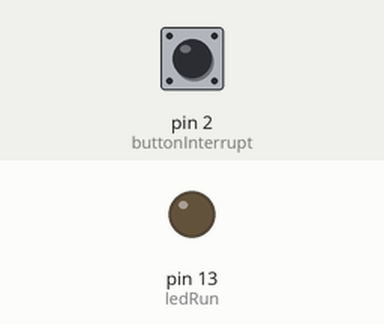
Recording of a sketch running on a simulated Arduino Uno, built with avr-gcc and run on an emulated ATmega328P. Parts: output pins drawn as LEDs (lit = HIGH). Inputs (shaded band) come from the test bench; at power-on: pin 2 (buttonInterrupt) HIGH.

Above: at 1.2 s.
1.3 s: pin 2 (buttonInterrupt) pulled LOW for 0.15 s
At 1.9 s:
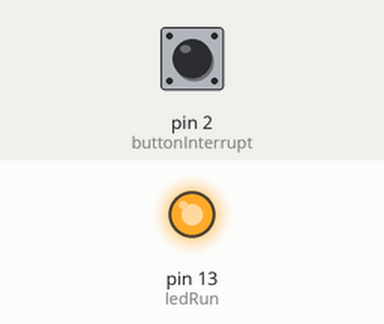
2.9 s: pin 2 (buttonInterrupt) pulled LOW for 1 s
At 4.3 s:
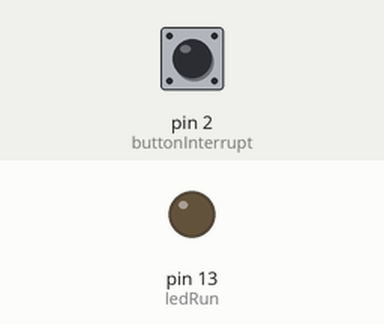
5.4 s: pin 2 (buttonInterrupt) pulled LOW for 3.2 s
At 6.2 s:
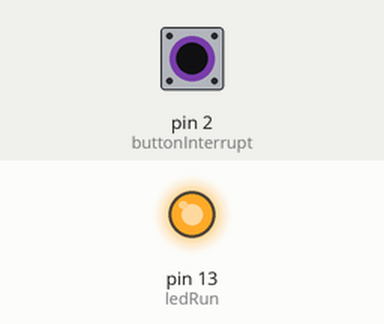
Timing chart, 0 to 8.4 s (numbered marks = the images above; inputs shaded):
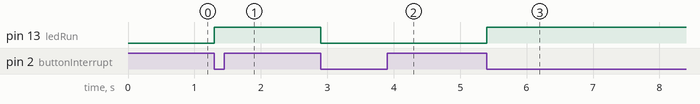

The sketch:

POC_Interrupt.ino
```cpp
int ledRun=13;
int buttonInterrupt=2;

bool ledStatus = false;

void setup(){
  pinMode(ledRun,OUTPUT);
  pinMode(buttonInterrupt,INPUT_PULLUP);
  attachInterrupt(digitalPinToInterrupt(buttonInterrupt), interrupt, FALLING);
}

void loop (){
   digitalWrite(ledRun,ledStatus);
}

void interrupt()
{

    ledStatus = !ledStatus;
}
```

Measured:
- after the input at 1.3 s, pin 13 (ledRun): LOW → HIGH at once
- after the input at 2.9 s, pin 13 (ledRun): HIGH → LOW at once
- after the input at 5.4 s, pin 13 (ledRun): LOW → HIGH at once
